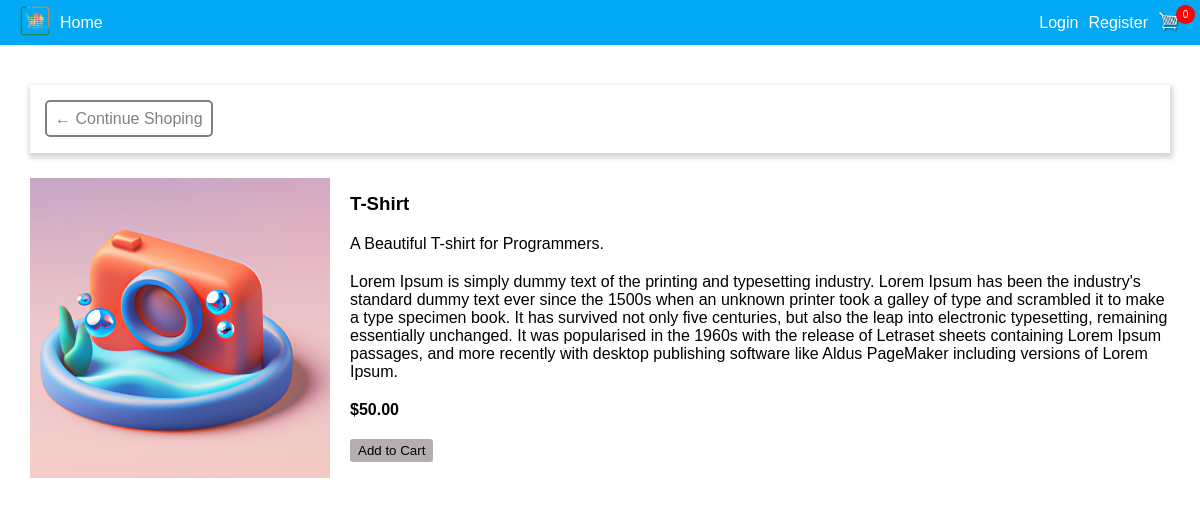
Screenshot of /product-detail/1/ with the database file from the repository.
### store/models.py (models this page shows, shortened)
class Product(models.Model):
  name = models.CharField(max_length=100)
  price = models.DecimalField(max_digits=6, decimal_places=2)
  desc = models.TextField(null=True, blank=False)
  digital = models.BooleanField(default=False, null=True, blank=False)
  image = models.ImageField(null=True, blank=True)
  @property
  def imageURL(self):
    try:
      url = self.image.url
    except:
      url= ''
    return url

### store/views.py (the view)
# urls.py: path('product-detail/<int:pk>/', views.product_detail, name="product-detail"),
def product_detail(request, pk):
  data = cartData(request)
  cartItems = data['cartItems']
  product = Product.objects.get(id=pk)
  context = {'product': product, 'cartItems': cartItems}
  return render(request, 'store/product-detail.html', context)

### store/utils.py (called while the page is built, shortened)
def cookieCart(request):
  try:
    cart = json.loads(request.COOKIES['cart'])
  except:
    cart = {}
  print('Cart:', cart)
  items = []
  order = {'get_cart_items': 0, 'get_cart_total': 0, 'shipping': False}
  cartItems = order['get_cart_items']
  return {'cartItems': cartItems, 'order': order, 'items': items}

def cartData(request): # Used for getting the Cart Items in case of the user is Authenticated or not
  if request.user.is_authenticated:
    customer = request.user.customer
    order, created = Order.objects.get_or_create(customer=customer, complete=False)
    items = order.orderitem_set.all()
    cartItems = order.get_cart_items
  else:
    cookieData = cookieCart(request)
    cartItems = cookieData['cartItems']
    order = cookieData['order']
    items = cookieData['items']
  return {'cartItems': cartItems, 'order': order, 'items': items}

### store/templates/store/product-detail.html (shortened to what this page needs)
{% extends 'store/base.html' %}
{% load static %}
{% block content %}
  <div class="content">
    <div class="container">
      <div class="header">
        <a href="{% url 'store' %}">&#x2190; Continue Shoping</a>
      </div>
      <div class="product-info">
        <div class="image">
          <img src={{product.imageURL}} alt="{{product.name}} Image">
        </div>
        <div class="all-data">
          <h3>{{product.name|title}}</h3>
          <p class="desc">{{product.desc|linebreaks}}</p>
          <p class="price">${{product.price}}</p>
          <div class="control-btns">
            <button data-product="{{product.id}}" data-action="add" type="button" class="update-cart">Add to Cart</button>
          </div>
          </div>
      </div>
    </div>
  </div>
{% endblock content %}

### store/templates/store/base.html (shortened to what this page needs)
<!DOCTYPE html>
{% load static %}
<html lang="en">
<head>
  <link rel="stylesheet" href="{% static 'css/all.min.css' %}">
  <link rel="stylesheet" href="{% static 'css/main.css' %}">
  <link rel="stylesheet" href="{% static 'css/navbar.css' %}">
  <link rel="stylesheet" href="{% static 'css/product-detail.css' %}">
  <link rel="stylesheet" href="{% static 'css/login-form.css' %}">
  <link rel="stylesheet" href="{% static 'css/register-form.css' %}">
  <link rel="stylesheet" href="{% static 'css/profile.css' %}">
  <link rel="stylesheet" href="{% static 'css/delete_account.css' %}">
</head>
<body>
  <nav>
    <div class="menues">
      <a class="logo" href="{% url 'store' %}">
        <img src="{% static 'images/logo.png' %}" alt="logo">
      </a>
      <a href="{% url 'store' %}">Home</a>
    </div>
    <div class='links'>
      {% if request.user.is_authenticated %}
      <a href="{% url 'profile' %}"><i class="fa-solid fa-user"></i></a>
        <a href="{% url 'logout' %}">Logout</a>
      {% else %}
        <a href="{% url 'login' %}">Login</a>
        <a href="{% url 'register' %}">Register</a>
      {% endif %}
        <a class="cart" href="{% url 'cart' %}" data-count="{{cartItems}}">
        <img src="{% static 'images/cart.png' %}" alt="cart">
      </a>
    </div>
  </nav>
  {% block content %}
  {% endblock content %}
</body>
</html>

### static/css/main.css (style rules this page uses)
* { -webkit-box-sizing: border-box; -moz-box-sizing: border-box; -ms-box-sizing: border-box; -o-box-sizing: border-box; box-sizing: border-box; padding: 0; margin: 0; }
html { -webkit-scroll-behavior: smooth; -moz-scroll-behavior: smooth; -ms-scroll-behavior: smooth; -o-scroll-behavior: smooth; scroll-behavior: smooth; }
body { font-family: 'Work Sans', sans-serif; }
a { text-decoration: none; }
.container { padding-left: 15px; padding-right: 15px; margin-left: auto; margin-right: auto; }
@media (min-width: 768px) { .container { width: 750px; } }
@media (min-width: 992px) { .container { width: 970px; } }
@media (min-width: 1200px) { .container { width: 1170px; } }
.content { padding: 40px 0; }

### static/css/navbar.css (style rules this page uses)
nav { position: relative; display: flex; justify-content: space-between; align-items: center; height: 45px; padding: 0 20px; background-color: #03a9f4; }
nav a { color: white; }
nav div { display: flex; justify-content: space-between; align-items: center; gap: 10px; }
nav div.menues a.logo img { width: 30px; max-width: 100%; }
nav div.links a img { width: 22px; }
nav div.links a { position: relative; }
nav div.links a.cart::after { position: absolute; content: attr(data-count); top: -5px; left: 18px; width: 15px; height: 15px; padding: 2px; display: flex; justify-content: center; align-items: center; font-size: 10px; overflow: hidden; border-radius: 50%; background-color: red; }

### static/css/product-detail.css (style rules this page uses)
.content .container .product-info { display: flex; justify-content: center; gap: 20px; padding: 25px 0; }
.content .container .product-info .image { max-width: 100%; }
.content .container .product-info .image img { width: 300px; }
.content .container .product-info .all-data { padding: 15px 0; }
.content .container .product-info .all-data p { margin: 20px 0; }
.content .container .product-info .all-data p.price { font-weight: bold; }
.content .container .product-info .all-data .control-btns { display: flex; gap: 5px; }
.content .container .product-info .all-data .control-btns button.update-cart { border: none; cursor: pointer; padding: 4px 8px; border-radius: 3px; background-color: #b5aeae; }
.content .container .header { padding: 25px 15px; box-shadow: 1px 3px 5px 2px rgba(214, 214, 214, 1); }
.content .container .header a { padding: 8px; color: gray; border-radius: 5px; width: fit-content; border: 2px solid gray; }

### rows the page displays
Product: imageURL (picture), name "T-Shirt", desc "A Beautiful T-shirt for Programmers. Lorem Ipsum is simply dummy text of the printing and typesetting industry. Lorem Ipsum has been the industry's standard dummy text ever since the 1500s when an unknown printer took a galley of type and scrambled it to make a type specimen book. It has survived not only five centuries, but also the leap into electronic typesetting, remaining essentially unchanged. It was popularised in the 1960s with the release of Letraset sheets containing Lorem Ipsum passages, and more recently with desktop publishing software like Aldus PageMaker including versions of Lorem Ipsum.", price "50.00"
